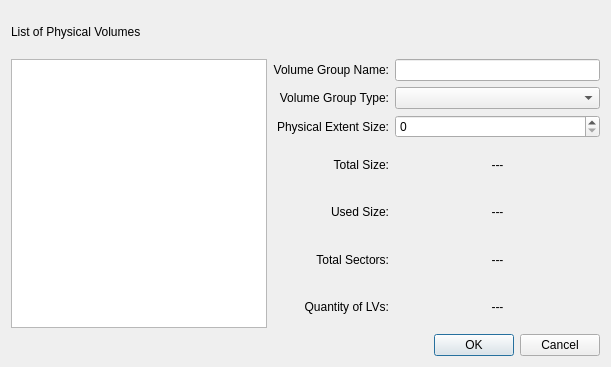
<?xml version="1.0" encoding="UTF-8"?>
<ui version="4.0">
 <class>VolumeGroupBaseDialog</class>
 <widget class="QDialog" name="VolumeGroupBaseDialog">
  <property name="geometry">
   <rect>
    <x>0</x>
    <y>0</y>
    <width>611</width>
    <height>367</height>
   </rect>
  </property>
  <property name="windowTitle">
   <string>VolumeGroupDialog</string>
  </property>
  <layout class="QGridLayout" name="gridLayout">
   <item row="0" column="0">
    <widget class="QLabel" name="pvListLabel">
     <property name="text">
      <string>List of Physical Volumes</string>
     </property>
    </widget>
   </item>
   <item row="1" column="0" rowspan="7">
    <widget class="QListWidget" name="pvList"/>
   </item>
   <item row="1" column="1">
    <widget class="QLabel" name="label_2">
     <property name="text">
      <string>Volume Group Name:</string>
     </property>
     <property name="alignment">
      <set>Qt::AlignRight|Qt::AlignTrailing|Qt::AlignVCenter</set>
     </property>
    </widget>
   </item>
   <item row="1" column="2">
    <widget class="QLineEdit" name="lineEdit"/>
   </item>
   <item row="2" column="1">
    <widget class="QLabel" name="label_3">
     <property name="text">
      <string>Volume Group Type:</string>
     </property>
     <property name="alignment">
      <set>Qt::AlignRight|Qt::AlignTrailing|Qt::AlignVCenter</set>
     </property>
    </widget>
   </item>
   <item row="2" column="2">
    <widget class="QComboBox" name="comboBox"/>
   </item>
   <item row="3" column="1">
    <widget class="QLabel" name="label_4">
     <property name="text">
      <string>Physical Extent Size:</string>
     </property>
     <property name="alignment">
      <set>Qt::AlignRight|Qt::AlignTrailing|Qt::AlignVCenter</set>
     </property>
    </widget>
   </item>
   <item row="3" column="2">
    <widget class="QSpinBox" name="spinBox"/>
   </item>
   <item row="4" column="1">
    <widget class="QLabel" name="label_5">
     <property name="text">
      <string>Total Size:</string>
     </property>
     <property name="alignment">
      <set>Qt::AlignRight|Qt::AlignTrailing|Qt::AlignVCenter</set>
     </property>
    </widget>
   </item>
   <item row="4" column="2">
    <widget class="QLabel" name="label_9">
     <property name="text">
      <string>---</string>
     </property>
     <property name="alignment">
      <set>Qt::AlignCenter</set>
     </property>
    </widget>
   </item>
   <item row="5" column="1">
    <widget class="QLabel" name="label_6">
     <property name="text">
      <string>Used Size:</string>
     </property>
     <property name="alignment">
      <set>Qt::AlignRight|Qt::AlignTrailing|Qt::AlignVCenter</set>
     </property>
    </widget>
   </item>
   <item row="5" column="2">
    <widget class="QLabel" name="label_10">
     <property name="text">
      <string>---</string>
     </property>
     <property name="alignment">
      <set>Qt::AlignCenter</set>
     </property>
    </widget>
   </item>
   <item row="6" column="1">
    <widget class="QLabel" name="label_7">
     <property name="text">
      <string>Total Sectors:</string>
     </property>
     <property name="alignment">
      <set>Qt::AlignRight|Qt::AlignTrailing|Qt::AlignVCenter</set>
     </property>
    </widget>
   </item>
   <item row="6" column="2">
    <widget class="QLabel" name="label_11">
     <property name="text">
      <string>---</string>
     </property>
     <property name="alignment">
      <set>Qt::AlignCenter</set>
     </property>
    </widget>
   </item>
   <item row="7" column="1">
    <widget class="QLabel" name="label_8">
     <property name="text">
      <string>Quantity of LVs:</string>
     </property>
     <property name="alignment">
      <set>Qt::AlignRight|Qt::AlignTrailing|Qt::AlignVCenter</set>
     </property>
    </widget>
   </item>
   <item row="7" column="2">
    <widget class="QLabel" name="label_12">
     <property name="text">
      <string>---</string>
     </property>
     <property name="alignment">
      <set>Qt::AlignCenter</set>
     </property>
    </widget>
   </item>
   <item row="8" column="0" colspan="3">
    <widget class="QDialogButtonBox" name="buttonBox">
     <property name="orientation">
      <enum>Qt::Horizontal</enum>
     </property>
     <property name="standardButtons">
      <set>QDialogButtonBox::Cancel|QDialogButtonBox::Ok</set>
     </property>
    </widget>
   </item>
  </layout>
 </widget>
 <resources/>
 <connections>
  <connection>
   <sender>buttonBox</sender>
   <signal>accepted()</signal>
   <receiver>VolumeGroupBaseDialog</receiver>
   <slot>accept()</slot>
   <hints>
    <hint type="sourcelabel">
     <x>248</x>
     <y>254</y>
    </hint>
    <hint type="destinationlabel">
     <x>157</x>
     <y>274</y>
    </hint>
   </hints>
  </connection>
  <connection>
   <sender>buttonBox</sender>
   <signal>rejected()</signal>
   <receiver>VolumeGroupBaseDialog</receiver>
   <slot>reject()</slot>
   <hints>
    <hint type="sourcelabel">
     <x>316</x>
     <y>260</y>
    </hint>
    <hint type="destinationlabel">
     <x>286</x>
     <y>274</y>
    </hint>
   </hints>
  </connection>
 </connections>
</ui>
